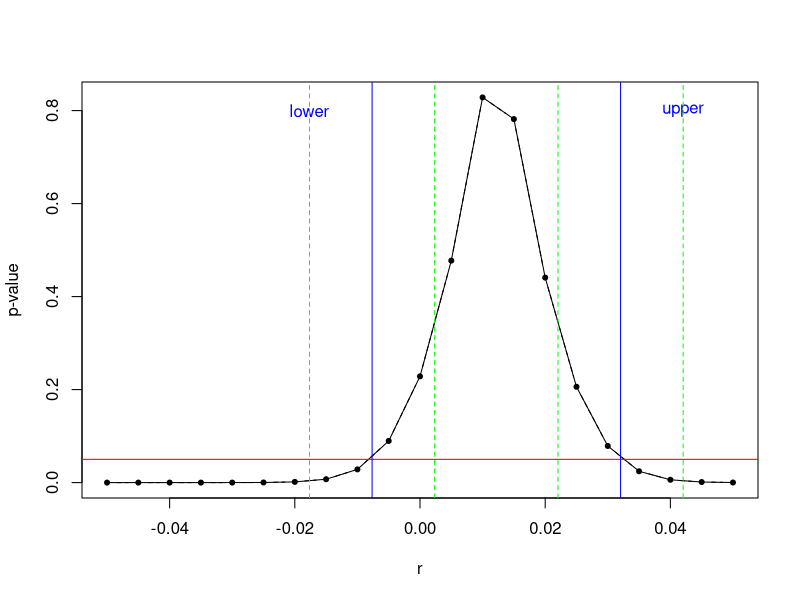

Recreate this plot in R.
## ---- chunk 1
knitr::opts_chunk$set(
  collapse = TRUE,
  comment = "#>"
)
## ---- chunk 2
set.seed(21348534)

N <- 10000
X <- rnorm(N)
y <- 1 + 0.01 * X + rnorm(N)
df <- data.frame(X = X, y = y)

fit <- (lm(y ~ 1 + X, data = df))
## ---- chunk 3
confint(fit)
## ---- chunk 4
p_val <- function(y, X, r){
  res <- lm(y ~ 1 + X)
  p_val <- car::linearHypothesis(
    model = res,
    hypothesis.matrix = c(0,1),
    rhs = r)$`Pr(>F)`[2]
  p_val
}

## ---- chunk 5
p_val_r <- unlist(
  lapply(
    seq(-0.05, 0.05, 0.005),
    function(i) p_val(y = y, X = X, r = i)
    )
  )
p_val_df <- data.frame(r = seq(-0.05, 0.05, 0.005), p_val_r = p_val_r)
plot(
  x = p_val_df$r,
  y = p_val_df$p_val_r,
  type = "b",
  pch = 20,
  lty = 2,
  xlab = "r",
  ylab = "p-value"
)
lines(p_val_df$r, p_val_df$p_val_r, type = "l", lty = 1)
abline(h = 0.05, col = "red")
abline(v = confint(fit)["X", ][1], col = "blue")
text(
  x = confint(fit)["X", ][1] - 0.01, y = 0.8, "lower", srt=0.2, col = "blue")
abline(v = confint(fit)["X", ][2], col = "blue")
text(
  x = confint(fit)["X", ][2] + 0.01, y = 0.8, "upper", srt=0.2, col = "blue")
abline(v = confint(fit)["X", ][1] - 0.01, col = "green", lty = 2)
abline(v = confint(fit)["X", ][1] + 0.01, col = "green", lty = 2)
abline(v = confint(fit)["X", ][2] - 0.01, col = "green", lty = 2)
abline(v = confint(fit)["X", ][2] + 0.01, col = "green", lty = 2)
## ---- chunk 6
confint(fit)
## ---- chunk 7
epsilon <- 0.01

startset1 <- confint(fit)["X",][1] + c(-epsilon, epsilon)
startset2 <- confint(fit)["X",][2] + c(-epsilon, epsilon)
## ---- chunk 8
invert_p_val <- function(X, y, startset1, startset2, alpha){

  # p-val - sign_level
  p_val_x_sign_level <- function(r) {
    p_val(X = X, y = y, r) - alpha
  }

  # bisection for both startset1, startset2
  res <- lapply(list(startset1, startset2), function(x){

          tmp <- suppressWarnings(stats::uniroot(f = p_val_x_sign_level,
                                  lower = min(x),
                                  upper = max(x),
                                  tol = 1e-08,
                                  maxiter = 10)$root)

          })

  unlist(res)

}
## ---- chunk 9
invert_p_val(
  X = X,
  y = y,
  startset1 = startset1,
  startset2 = startset2,
  alpha = 0.05
)
## ---- chunk 10
confint(fit)
